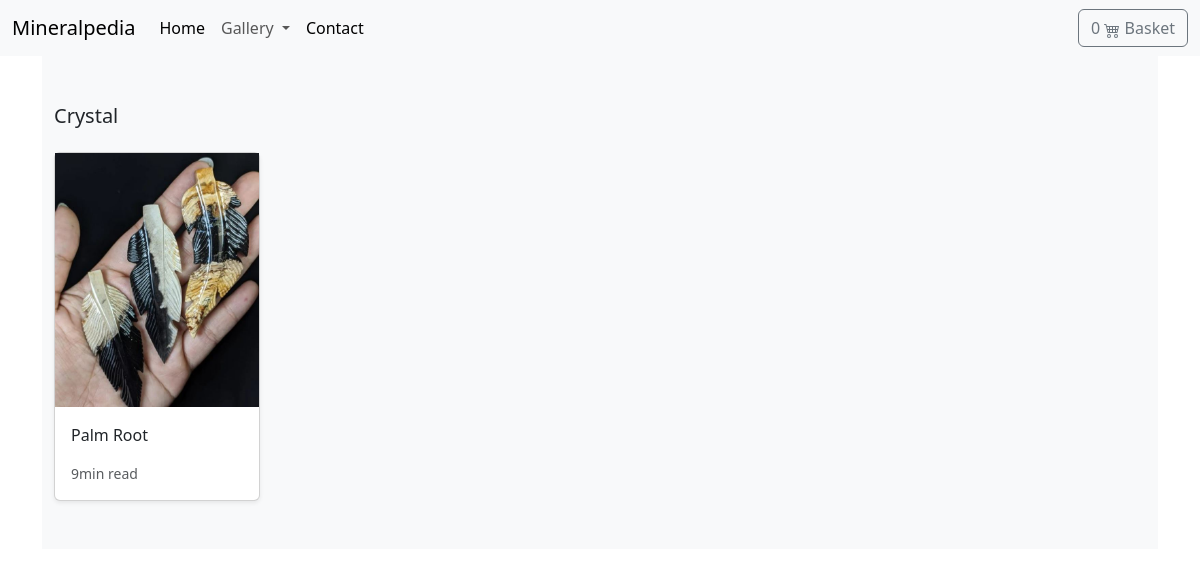
The app's page /category/crystal/ with its own data.
### store/models.py (models this page shows, shortened)
class Category(models.Model):
    name = models.CharField(max_length=255, db_index=True)
    slug = models.SlugField(max_length=255, unique=True)
    class Meta:
        verbose_name_plural = 'categories'

class Product(models.Model):
    category = models.ForeignKey(
        Category, related_name='product', on_delete=models.CASCADE)
    created_by = models.ForeignKey(
        User, on_delete=models.CASCADE, related_name='product_creator')
    title = models.CharField(max_length=255)
    author = models.CharField(max_length=255, default='admin')
    description = models.TextField(blank=True)
    image = models.ImageField(
        upload_to='images/', default='images/default.png')
    slug = models.SlugField(max_length=255)
    price = models.DecimalField(max_digits=4, decimal_places=2)
    in_stock = models.BooleanField(default=True)
    is_active = models.BooleanField(default=True)
    created = models.DateTimeField(auto_now_add=True)
    updated = models.DateTimeField(auto_now=True)
    objects = models.Manager()
    products = ProductManager()
    class Meta:
        verbose_name_plural = 'Products'
        ordering = ('-created',)
    def get_absolute_url(self):
        return reverse('store:product_detail', kwargs={'slug': self.slug})

### store/views.py (the view)
def category_list(request, category_slug):
    category = get_object_or_404(Category, slug=category_slug)
    products = Product.objects.filter(category=category)
    return render(request, 'store/products/category.html', {'category': category, 'products': products})

### basket/basket.py (called while the page is built)
    def __len__(self):
        return sum(item['qty'] for item in self.basket.values())

### basket/context_processors.py (called while the page is built)
def basket(request):
    return {'basket': Basket(request)}

### store/context_processors.py (called while the page is built)
def categories(request):
    return {
        'categories': Category.objects.all()
    }

### templates/store/products/category.html (shortened to what this page needs)
{% extends 'store/base.html' %}
{% load static %}
{% block contents %}
<main>
    <div class="album py-5 bg-light">
      <div class="container">
        <div class="pb-3 h5">{{category.name|title}}</div>
        <div class="row row-cols-1 row-cols-sm-2 row-cols-md-5 g-3">
          {% for product in products %}
          <div class="col">
            <div class="card shadow-sm">
            <img class="img-fluid" alt="Responsive image" src="{{ product.image.url }}">
              <div class="card-body">
                <p class="card-text">
                  <a class="text-dark text-decoration-none" href="{{ product.get_absolute_url }}">{{ product.title }}</a>
                </p>
                <div class="d-flex justify-content-between align-items-center">
                  <small class="text-muted">9min read</small>
                </div>
              </div>
            </div>
          </div>
          {% endfor %}
        </div>
      </div>
    </div>
</main>
{% endblock contents %}

### records on screen
Category: name "Crystal"
Product: image (picture), title "Palm Root"
